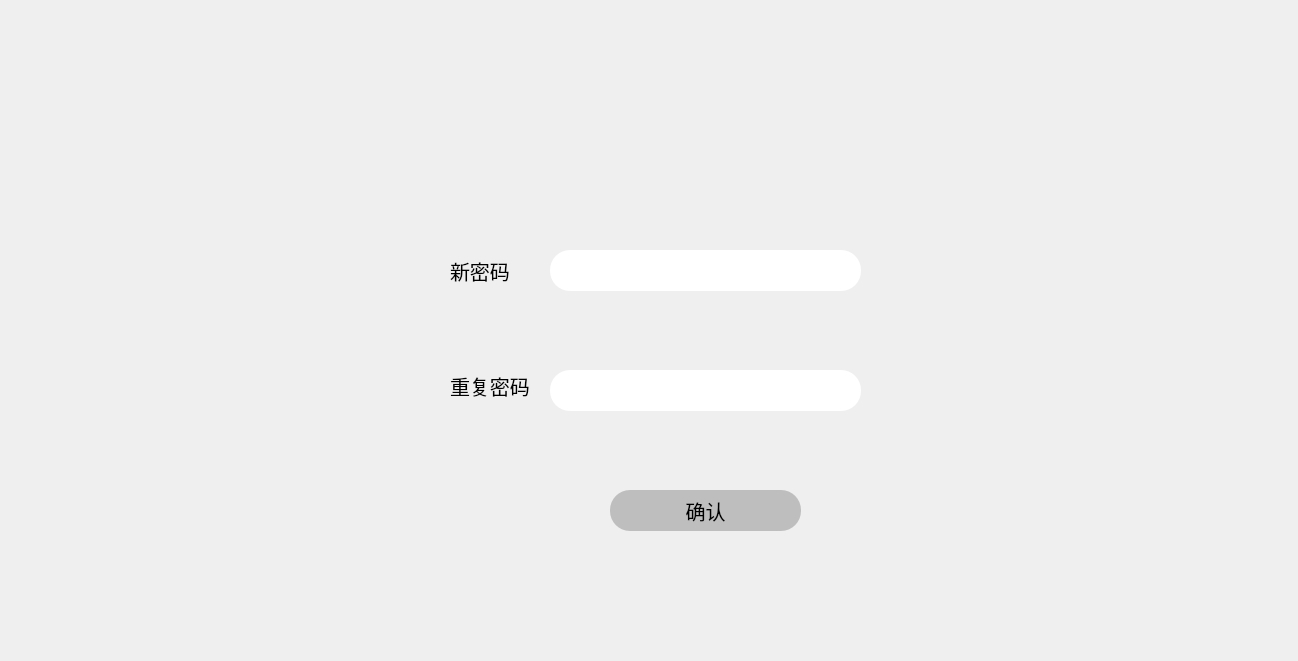
<?xml version="1.0" encoding="UTF-8"?>
<ui version="4.0">
 <class>ChangepwdWindow</class>
 <widget class="QWidget" name="ChangepwdWindow">
  <property name="geometry">
   <rect>
    <x>0</x>
    <y>0</y>
    <width>1298</width>
    <height>661</height>
   </rect>
  </property>
  <property name="windowTitle">
   <string>修改密码</string>
  </property>
  <property name="styleSheet">
   <string notr="true">font-size:20px;</string>
  </property>
  <widget class="QLineEdit" name="Nowpwd">
   <property name="geometry">
    <rect>
     <x>550</x>
     <y>250</y>
     <width>311</width>
     <height>41</height>
    </rect>
   </property>
   <property name="styleSheet">
    <string notr="true">border-radius:20px;
padding-left:20px;</string>
   </property>
  </widget>
  <widget class="QLineEdit" name="Nowpwdagain">
   <property name="geometry">
    <rect>
     <x>550</x>
     <y>370</y>
     <width>311</width>
     <height>41</height>
    </rect>
   </property>
   <property name="styleSheet">
    <string notr="true">border-radius:20px;
padding-left:20px;</string>
   </property>
  </widget>
  <widget class="QLabel" name="label_2">
   <property name="geometry">
    <rect>
     <x>450</x>
     <y>250</y>
     <width>91</width>
     <height>41</height>
    </rect>
   </property>
   <property name="text">
    <string>新密码</string>
   </property>
  </widget>
  <widget class="QLabel" name="label_3">
   <property name="geometry">
    <rect>
     <x>450</x>
     <y>370</y>
     <width>81</width>
     <height>31</height>
    </rect>
   </property>
   <property name="text">
    <string>重复密码</string>
   </property>
  </widget>
  <widget class="QPushButton" name="ok">
   <property name="geometry">
    <rect>
     <x>610</x>
     <y>490</y>
     <width>191</width>
     <height>41</height>
    </rect>
   </property>
   <property name="styleSheet">
    <string notr="true">border-radius:20px;
background-color: rgb(190, 190, 190);

</string>
   </property>
   <property name="text">
    <string>确认</string>
   </property>
  </widget>
  <widget class="QLabel" name="lassposs">
   <property name="geometry">
    <rect>
     <x>550</x>
     <y>230</y>
     <width>301</width>
     <height>16</height>
    </rect>
   </property>
   <property name="text">
    <string/>
   </property>
  </widget>
  <widget class="QLabel" name="nowpassagain">
   <property name="geometry">
    <rect>
     <x>550</x>
     <y>410</y>
     <width>311</width>
     <height>16</height>
    </rect>
   </property>
   <property name="text">
    <string/>
   </property>
  </widget>
 </widget>
 <resources/>
 <connections/>
</ui>
